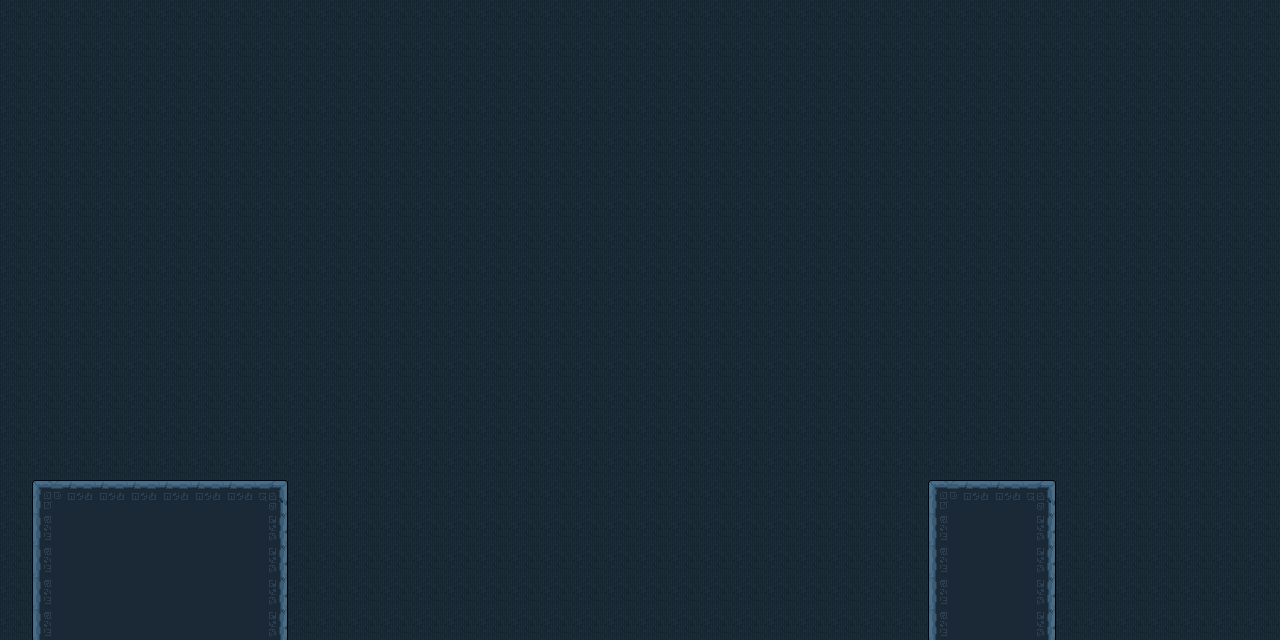

Tiled map render using the project's own tile images. Description and the map definition, with tile-layer contents summarised, below:
An orthogonal 40x20 tile map with 32x32 px tiles, 1 tile layer (foreground), 7 tilesets and 2 objects (player, goal).

<map version="1.0" orientation="orthogonal" renderorder="right-down" width="40" height="20" tilewidth="32" tileheight="32" nextobjectid="62">
 <tileset firstgid="1" name="tileset" tilewidth="32" tileheight="32" tilecount="36">
  <image source="../images/tileset.png" width="192" height="192" />
 </tileset>
 <tileset firstgid="37" name="enemy" tilewidth="32" tileheight="32" tilecount="1">
  <image source="../images/enemy.png" width="32" height="32" />
 </tileset>
 <tileset firstgid="38" name="player" tilewidth="64" tileheight="64" tilecount="12">
  <image source="../images/player.png" width="128" height="128" />
 </tileset>
 <tileset firstgid="50" name="goal" tilewidth="64" tileheight="64" tilecount="1">
  <image source="../images/goal.png" width="64" height="64" />
 </tileset>
 <tileset firstgid="51" name="coin" tilewidth="32" tileheight="32" tilecount="1">
  <image source="../images/coin.png" width="32" height="32" />
 </tileset>
 <tileset firstgid="52" name="spikes" tilewidth="32" tileheight="32" tilecount="4">
  <image source="../images/spikes.png" width="128" height="32" />
 </tileset>
 <tileset firstgid="56" name="shooter" tilewidth="32" tileheight="32" tilecount="1">
  <image source="../images/shooter.png" width="32" height="32" />
 </tileset>
 <layer name="foreground" width="40" height="20">
  <data>[800 cells, 800 non-empty, 7 distinct tile ids]</data>
 </layer>
 <objectgroup name="characters">
  <object id="1" name="player" type="player" gid="38" x="64" y="480" width="64" height="64" />
  <object id="9" name="goal" type="goal" gid="50" x="960" y="480" width="64" height="64" />
 </objectgroup>
</map>
